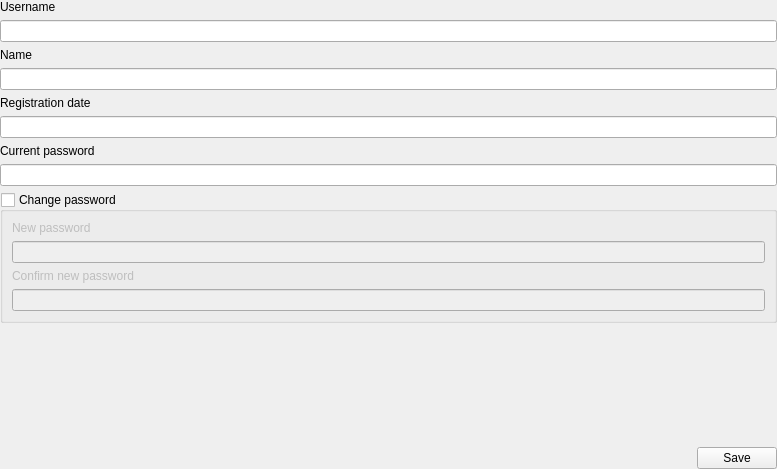
<?xml version="1.0" encoding="UTF-8"?>
<ui version="4.0">
 <class>EditUserInfoWidget</class>
 <widget class="QWidget" name="EditUserInfoWidget">
  <property name="geometry">
   <rect>
    <x>0</x>
    <y>0</y>
    <width>777</width>
    <height>469</height>
   </rect>
  </property>
  <property name="windowTitle">
   <string>User Info</string>
  </property>
  <layout class="QVBoxLayout" name="verticalLayout">
   <property name="leftMargin">
    <number>0</number>
   </property>
   <property name="topMargin">
    <number>0</number>
   </property>
   <property name="rightMargin">
    <number>0</number>
   </property>
   <property name="bottomMargin">
    <number>0</number>
   </property>
   <item>
    <widget class="QLabel" name="usernameLabel">
     <property name="text">
      <string>Username</string>
     </property>
    </widget>
   </item>
   <item>
    <widget class="QLineEdit" name="usernameEdit"/>
   </item>
   <item>
    <widget class="QLabel" name="nameLabel">
     <property name="text">
      <string>Name</string>
     </property>
    </widget>
   </item>
   <item>
    <widget class="QLineEdit" name="nameEdit"/>
   </item>
   <item>
    <widget class="QLabel" name="registrationDateLabel">
     <property name="text">
      <string>Registration date</string>
     </property>
    </widget>
   </item>
   <item>
    <widget class="QLineEdit" name="registrationDateEdit">
     <property name="readOnly">
      <bool>true</bool>
     </property>
    </widget>
   </item>
   <item>
    <widget class="QLabel" name="currentPasswordLabel">
     <property name="text">
      <string>Current password</string>
     </property>
    </widget>
   </item>
   <item>
    <widget class="QLineEdit" name="currentPasswordEdit">
     <property name="echoMode">
      <enum>QLineEdit::Password</enum>
     </property>
    </widget>
   </item>
   <item>
    <widget class="QGroupBox" name="changePasswordGroupBox">
     <property name="title">
      <string>Change password</string>
     </property>
     <property name="flat">
      <bool>false</bool>
     </property>
     <property name="checkable">
      <bool>true</bool>
     </property>
     <property name="checked">
      <bool>false</bool>
     </property>
     <layout class="QVBoxLayout" name="verticalLayout_2">
      <item>
       <widget class="QLabel" name="newPasswordLabel">
        <property name="text">
         <string>New password</string>
        </property>
       </widget>
      </item>
      <item>
       <widget class="QLineEdit" name="newPasswordEdit">
        <property name="echoMode">
         <enum>QLineEdit::Password</enum>
        </property>
       </widget>
      </item>
      <item>
       <widget class="QLabel" name="confirmNewPasswordLabel">
        <property name="text">
         <string>Confirm new password</string>
        </property>
       </widget>
      </item>
      <item>
       <widget class="QLineEdit" name="confirmNewPasswordEdit">
        <property name="echoMode">
         <enum>QLineEdit::Password</enum>
        </property>
       </widget>
      </item>
     </layout>
    </widget>
   </item>
   <item>
    <spacer name="verticalSpacer">
     <property name="orientation">
      <enum>Qt::Vertical</enum>
     </property>
     <property name="sizeHint" stdset="0">
      <size>
       <width>20</width>
       <height>40</height>
      </size>
     </property>
    </spacer>
   </item>
   <item>
    <layout class="QHBoxLayout" name="horizontalLayout">
     <item>
      <spacer name="horizontalSpacer">
       <property name="orientation">
        <enum>Qt::Horizontal</enum>
       </property>
       <property name="sizeHint" stdset="0">
        <size>
         <width>40</width>
         <height>20</height>
        </size>
       </property>
      </spacer>
     </item>
     <item>
      <widget class="QPushButton" name="saveChangesButton">
       <property name="text">
        <string>Save</string>
       </property>
      </widget>
     </item>
    </layout>
   </item>
  </layout>
 </widget>
 <resources/>
 <connections/>
</ui>
